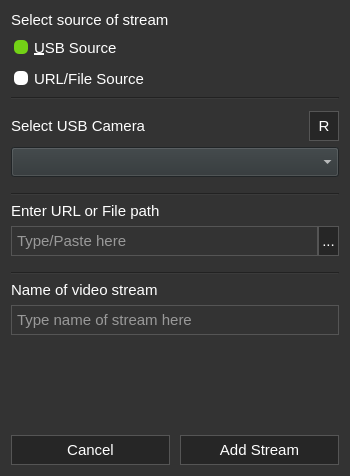
<?xml version="1.0" encoding="UTF-8"?>
<ui version="4.0">
 <class>addCameraDialog</class>
 <widget class="QDialog" name="addCameraDialog">
  <property name="windowModality">
   <enum>Qt::ApplicationModal</enum>
  </property>
  <property name="geometry">
   <rect>
    <x>0</x>
    <y>0</y>
    <width>350</width>
    <height>476</height>
   </rect>
  </property>
  <property name="minimumSize">
   <size>
    <width>350</width>
    <height>360</height>
   </size>
  </property>
  <property name="maximumSize">
   <size>
    <width>350</width>
    <height>500</height>
   </size>
  </property>
  <property name="windowTitle">
   <string>Add New Stream</string>
  </property>
  <property name="styleSheet">
   <string notr="true">color: rgb(255, 255, 255);
background-color: #333333;</string>
  </property>
  <property name="modal">
   <bool>false</bool>
  </property>
  <layout class="QVBoxLayout" name="verticalLayout_5">
   <item>
    <layout class="QVBoxLayout" name="verticalLayout_4">
     <item>
      <widget class="QLabel" name="streamOptionLabel">
       <property name="font">
        <font>
         <pointsize>11</pointsize>
        </font>
       </property>
       <property name="text">
        <string>Select source of stream</string>
       </property>
      </widget>
     </item>
     <item>
      <widget class="QRadioButton" name="usbSourceRadioButton">
       <property name="font">
        <font>
         <pointsize>11</pointsize>
        </font>
       </property>
       <property name="styleSheet">
        <string notr="true">QRadioButton {
	background-color: #333333;
	color: #ffffff;
	padding: 3px;
}
QRadioButton::indicator {
	background-color: #ffffff;
	color: #262626;
	border-radius: 5px;
}
QRadioButton::indicator:checked {
	background-color: rgb(115, 210, 22);
}</string>
       </property>
       <property name="text">
        <string>&amp;USB Source</string>
       </property>
       <property name="checked">
        <bool>true</bool>
       </property>
      </widget>
     </item>
     <item>
      <widget class="QRadioButton" name="urlSourceRadioButton">
       <property name="font">
        <font>
         <pointsize>11</pointsize>
        </font>
       </property>
       <property name="styleSheet">
        <string notr="true">QRadioButton {
	background-color: #333333;
	color: #ffffff;
	padding: 3px;
}
QRadioButton::indicator {
	background-color: #ffffff;
	color: #262626;
	border-radius: 5px;
}
QRadioButton::indicator:checked {
	background-color: rgb(115, 210, 22);
}</string>
       </property>
       <property name="text">
        <string>URL/File Source</string>
       </property>
      </widget>
     </item>
    </layout>
   </item>
   <item>
    <widget class="Line" name="line_2">
     <property name="orientation">
      <enum>Qt::Horizontal</enum>
     </property>
    </widget>
   </item>
   <item>
    <layout class="QVBoxLayout" name="verticalLayout">
     <property name="bottomMargin">
      <number>10</number>
     </property>
     <item>
      <layout class="QHBoxLayout" name="horizontalLayout">
       <property name="spacing">
        <number>0</number>
       </property>
       <property name="topMargin">
        <number>5</number>
       </property>
       <item>
        <widget class="QLabel" name="selectCamerasLabel">
         <property name="font">
          <font>
           <pointsize>11</pointsize>
          </font>
         </property>
         <property name="text">
          <string>Select USB Camera</string>
         </property>
        </widget>
       </item>
       <item>
        <widget class="QPushButton" name="reloadCamerasButton">
         <property name="minimumSize">
          <size>
           <width>30</width>
           <height>30</height>
          </size>
         </property>
         <property name="maximumSize">
          <size>
           <width>30</width>
           <height>30</height>
          </size>
         </property>
         <property name="font">
          <font>
           <pointsize>11</pointsize>
          </font>
         </property>
         <property name="toolTip">
          <string>Reload connected cameras</string>
         </property>
         <property name="styleSheet">
          <string notr="true">QPushButton {
	background-color: #262626;
	color: #ffffff;
	border: 1px solid #555555;
	padding: 3px;
}
QPushButton::pressed {
	background-color: #888888;
	color: #262626;
}</string>
         </property>
         <property name="text">
          <string>R</string>
         </property>
        </widget>
       </item>
      </layout>
     </item>
     <item>
      <widget class="QComboBox" name="camerasCombobox">
       <property name="minimumSize">
        <size>
         <width>0</width>
         <height>30</height>
        </size>
       </property>
       <property name="maximumSize">
        <size>
         <width>16777215</width>
         <height>30</height>
        </size>
       </property>
       <property name="font">
        <font>
         <pointsize>11</pointsize>
        </font>
       </property>
       <property name="styleSheet">
        <string notr="true">background-color: rgb(46, 52, 54);</string>
       </property>
       <property name="editable">
        <bool>false</bool>
       </property>
       <property name="currentText">
        <string/>
       </property>
       <property name="currentIndex">
        <number>-1</number>
       </property>
       <property name="frame">
        <bool>true</bool>
       </property>
       <property name="modelColumn">
        <number>0</number>
       </property>
      </widget>
     </item>
    </layout>
   </item>
   <item>
    <widget class="Line" name="line">
     <property name="orientation">
      <enum>Qt::Horizontal</enum>
     </property>
    </widget>
   </item>
   <item>
    <layout class="QVBoxLayout" name="verticalLayout_2">
     <property name="bottomMargin">
      <number>10</number>
     </property>
     <item>
      <widget class="QLabel" name="label_2">
       <property name="font">
        <font>
         <pointsize>11</pointsize>
        </font>
       </property>
       <property name="text">
        <string>Enter URL or File path</string>
       </property>
      </widget>
     </item>
     <item>
      <layout class="QHBoxLayout" name="horizontalLayout_2">
       <property name="spacing">
        <number>0</number>
       </property>
       <item>
        <widget class="QLineEdit" name="urlAddressField">
         <property name="enabled">
          <bool>false</bool>
         </property>
         <property name="minimumSize">
          <size>
           <width>0</width>
           <height>30</height>
          </size>
         </property>
         <property name="maximumSize">
          <size>
           <width>16777215</width>
           <height>30</height>
          </size>
         </property>
         <property name="font">
          <font>
           <pointsize>11</pointsize>
          </font>
         </property>
         <property name="styleSheet">
          <string notr="true">background-color: #333333;
border: 1px solid #555555;
padding: 3px;
color: #ffffff;</string>
         </property>
         <property name="placeholderText">
          <string>Type/Paste here</string>
         </property>
        </widget>
       </item>
       <item>
        <widget class="QPushButton" name="chooseFileButton">
         <property name="enabled">
          <bool>false</bool>
         </property>
         <property name="minimumSize">
          <size>
           <width>0</width>
           <height>30</height>
          </size>
         </property>
         <property name="maximumSize">
          <size>
           <width>16777215</width>
           <height>30</height>
          </size>
         </property>
         <property name="font">
          <font>
           <pointsize>11</pointsize>
          </font>
         </property>
         <property name="styleSheet">
          <string notr="true">QPushButton {
	background-color: #262626;
	color: #ffffff;
	border: 1px solid #555555;
	padding: 3px;
}
QPushButton::pressed {
	background-color: #888888;
	color: #262626;
}</string>
         </property>
         <property name="text">
          <string>...</string>
         </property>
         <property name="autoDefault">
          <bool>false</bool>
         </property>
        </widget>
       </item>
      </layout>
     </item>
    </layout>
   </item>
   <item>
    <widget class="Line" name="line_3">
     <property name="orientation">
      <enum>Qt::Horizontal</enum>
     </property>
    </widget>
   </item>
   <item>
    <layout class="QVBoxLayout" name="verticalLayout_3">
     <item>
      <widget class="QLabel" name="streamNameLabel">
       <property name="font">
        <font>
         <pointsize>11</pointsize>
        </font>
       </property>
       <property name="text">
        <string>Name of video stream</string>
       </property>
      </widget>
     </item>
     <item>
      <widget class="QLineEdit" name="streamNameField">
       <property name="minimumSize">
        <size>
         <width>0</width>
         <height>30</height>
        </size>
       </property>
       <property name="maximumSize">
        <size>
         <width>16777215</width>
         <height>30</height>
        </size>
       </property>
       <property name="font">
        <font>
         <pointsize>11</pointsize>
        </font>
       </property>
       <property name="styleSheet">
        <string notr="true">background-color: #333333;
border: 1px solid #555555;
padding: 3px;
color: #ffffff;</string>
       </property>
       <property name="placeholderText">
        <string>Type name of stream here</string>
       </property>
      </widget>
     </item>
    </layout>
   </item>
   <item>
    <spacer name="verticalSpacer">
     <property name="orientation">
      <enum>Qt::Vertical</enum>
     </property>
     <property name="sizeHint" stdset="0">
      <size>
       <width>20</width>
       <height>40</height>
      </size>
     </property>
    </spacer>
   </item>
   <item>
    <layout class="QHBoxLayout" name="horizontalLayout_3">
     <property name="spacing">
      <number>10</number>
     </property>
     <item>
      <widget class="QPushButton" name="cancelButton">
       <property name="minimumSize">
        <size>
         <width>0</width>
         <height>30</height>
        </size>
       </property>
       <property name="maximumSize">
        <size>
         <width>16777215</width>
         <height>30</height>
        </size>
       </property>
       <property name="font">
        <font>
         <pointsize>11</pointsize>
        </font>
       </property>
       <property name="styleSheet">
        <string notr="true">QPushButton {
	background-color: #262626;
	color: #ffffff;
	border: 1px solid #555555;
	padding: 3px;
}
QPushButton::pressed {
	background-color: #888888;
	color: #262626;
}</string>
       </property>
       <property name="text">
        <string>Cancel</string>
       </property>
      </widget>
     </item>
     <item>
      <widget class="QPushButton" name="addStreamButton">
       <property name="minimumSize">
        <size>
         <width>0</width>
         <height>30</height>
        </size>
       </property>
       <property name="maximumSize">
        <size>
         <width>16777215</width>
         <height>30</height>
        </size>
       </property>
       <property name="font">
        <font>
         <pointsize>11</pointsize>
        </font>
       </property>
       <property name="styleSheet">
        <string notr="true">QPushButton {
	background-color: #262626;
	color: #ffffff;
	border: 1px solid #555555;
	padding: 3px;
}
QPushButton::pressed {
	background-color: #888888;
	color: #262626;
}</string>
       </property>
       <property name="text">
        <string>Add Stream</string>
       </property>
      </widget>
     </item>
    </layout>
   </item>
  </layout>
 </widget>
 <tabstops>
  <tabstop>usbSourceRadioButton</tabstop>
  <tabstop>urlSourceRadioButton</tabstop>
  <tabstop>camerasCombobox</tabstop>
  <tabstop>reloadCamerasButton</tabstop>
  <tabstop>urlAddressField</tabstop>
  <tabstop>addStreamButton</tabstop>
  <tabstop>cancelButton</tabstop>
 </tabstops>
 <resources/>
 <connections>
  <connection>
   <sender>cancelButton</sender>
   <signal>clicked()</signal>
   <receiver>addCameraDialog</receiver>
   <slot>close()</slot>
   <hints>
    <hint type="sourcelabel">
     <x>94</x>
     <y>412</y>
    </hint>
    <hint type="destinationlabel">
     <x>159</x>
     <y>74</y>
    </hint>
   </hints>
  </connection>
  <connection>
   <sender>usbSourceRadioButton</sender>
   <signal>toggled(bool)</signal>
   <receiver>camerasCombobox</receiver>
   <slot>setEnabled(bool)</slot>
   <hints>
    <hint type="sourcelabel">
     <x>80</x>
     <y>51</y>
    </hint>
    <hint type="destinationlabel">
     <x>160</x>
     <y>142</y>
    </hint>
   </hints>
  </connection>
  <connection>
   <sender>urlSourceRadioButton</sender>
   <signal>toggled(bool)</signal>
   <receiver>urlAddressField</receiver>
   <slot>setEnabled(bool)</slot>
   <hints>
    <hint type="sourcelabel">
     <x>234</x>
     <y>51</y>
    </hint>
    <hint type="destinationlabel">
     <x>160</x>
     <y>242</y>
    </hint>
   </hints>
  </connection>
  <connection>
   <sender>usbSourceRadioButton</sender>
   <signal>toggled(bool)</signal>
   <receiver>reloadCamerasButton</receiver>
   <slot>setEnabled(bool)</slot>
   <hints>
    <hint type="sourcelabel">
     <x>80</x>
     <y>51</y>
    </hint>
    <hint type="destinationlabel">
     <x>290</x>
     <y>112</y>
    </hint>
   </hints>
  </connection>
  <connection>
   <sender>usbSourceRadioButton</sender>
   <signal>toggled(bool)</signal>
   <receiver>selectCamerasLabel</receiver>
   <slot>setEnabled(bool)</slot>
   <hints>
    <hint type="sourcelabel">
     <x>80</x>
     <y>51</y>
    </hint>
    <hint type="destinationlabel">
     <x>100</x>
     <y>109</y>
    </hint>
   </hints>
  </connection>
  <connection>
   <sender>urlSourceRadioButton</sender>
   <signal>toggled(bool)</signal>
   <receiver>streamOptionLabel</receiver>
   <slot>setEnabled(bool)</slot>
   <hints>
    <hint type="sourcelabel">
     <x>234</x>
     <y>51</y>
    </hint>
    <hint type="destinationlabel">
     <x>160</x>
     <y>18</y>
    </hint>
   </hints>
  </connection>
  <connection>
   <sender>urlAddressField</sender>
   <signal>textChanged(QString)</signal>
   <receiver>streamNameField</receiver>
   <slot>setText(QString)</slot>
   <hints>
    <hint type="sourcelabel">
     <x>60</x>
     <y>247</y>
    </hint>
    <hint type="destinationlabel">
     <x>67</x>
     <y>344</y>
    </hint>
   </hints>
  </connection>
  <connection>
   <sender>usbSourceRadioButton</sender>
   <signal>toggled(bool)</signal>
   <receiver>urlAddressField</receiver>
   <slot>clear()</slot>
   <hints>
    <hint type="sourcelabel">
     <x>28</x>
     <y>53</y>
    </hint>
    <hint type="destinationlabel">
     <x>45</x>
     <y>233</y>
    </hint>
   </hints>
  </connection>
  <connection>
   <sender>camerasCombobox</sender>
   <signal>currentIndexChanged(QString)</signal>
   <receiver>streamNameField</receiver>
   <slot>setText(QString)</slot>
   <hints>
    <hint type="sourcelabel">
     <x>231</x>
     <y>140</y>
    </hint>
    <hint type="destinationlabel">
     <x>240</x>
     <y>343</y>
    </hint>
   </hints>
  </connection>
  <connection>
   <sender>urlSourceRadioButton</sender>
   <signal>toggled(bool)</signal>
   <receiver>streamNameField</receiver>
   <slot>clear()</slot>
   <hints>
    <hint type="sourcelabel">
     <x>285</x>
     <y>54</y>
    </hint>
    <hint type="destinationlabel">
     <x>268</x>
     <y>346</y>
    </hint>
   </hints>
  </connection>
  <connection>
   <sender>usbSourceRadioButton</sender>
   <signal>toggled(bool)</signal>
   <receiver>chooseFileButton</receiver>
   <slot>setDisabled(bool)</slot>
   <hints>
    <hint type="sourcelabel">
     <x>30</x>
     <y>47</y>
    </hint>
    <hint type="destinationlabel">
     <x>299</x>
     <y>240</y>
    </hint>
   </hints>
  </connection>
 </connections>
</ui>
